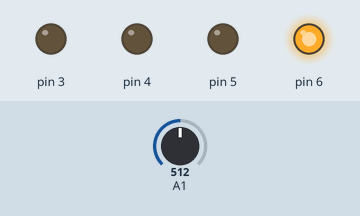
This sketch was run on a simulated Arduino Uno, built with avr-gcc and run on an emulated ATmega328P. Parts: output pins drawn as LEDs (lit = HIGH). The inputs (shaded band) are chosen by the test bench; at power-on: A1 = 512.

Above: at 1.2 s.
1.3 s: A1 set to 212
2.8 s: A1 set to 189
At 3.1 s:
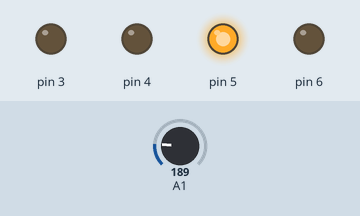
4.3 s: A1 set to 139
5.8 s: A1 set to 114
At 7.0 s:
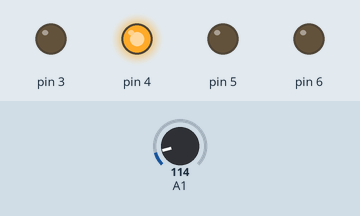
7.3 s: A1 set to 44
8.8 s: A1 set to 35
At 10.0 s:
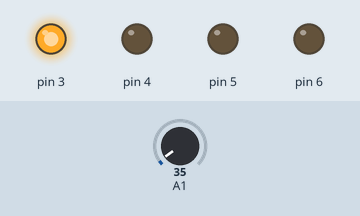
Timing chart, 0 to 11.3 s (numbered marks = the images above; inputs shaded):
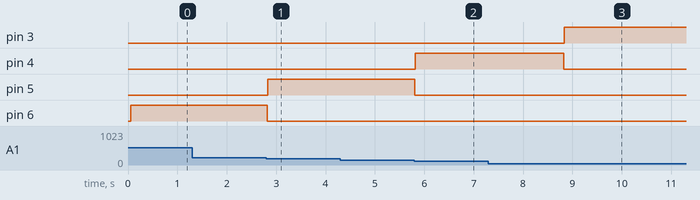

Measured:
- the behaviour switches between 205 and 204 on A1 (found by bisection; images 0 and 1)
- the behaviour switches between 125 and 124 on A1 (found by bisection; images 1 and 2)
- the behaviour switches between 41 and 40 on A1 (found by bisection; images 2 and 3)
- after the input at 1.3 s, every drawn part: stays the same
- after the input at 2.8 s, pin 5: LOW → HIGH at once; pin 6: HIGH → LOW at once
- after the input at 4.3 s, every drawn part: stays the same
- after the input at 5.8 s, pin 4: LOW → HIGH at once; pin 5: HIGH → LOW at once
- after the input at 7.3 s, every drawn part: stays the same
- after the input at 8.8 s, pin 3: LOW → HIGH at once; pin 4: HIGH → LOW at once

The sketch:

Abgriffe.ino
```cpp
int Vsens = A1;

void setup(){
  //Serial.begin(9600);
  delay(50);
  digitalWrite(9,HIGH);
  pinMode(3, OUTPUT);
  pinMode(4, OUTPUT);
  pinMode(5, OUTPUT);
  pinMode(6, OUTPUT);
}

void loop(){

 Vsens = analogRead(A1);
 //Serial.println(Vsens);


  if (Vsens < 41) {
    digitalWrite(4, LOW);
    digitalWrite(5, LOW);
    digitalWrite(6, LOW);
    delay(10);
    digitalWrite(3, HIGH);
    delay(20);


  }

  if((Vsens > 40) && (Vsens < 125)) {
    digitalWrite(3, LOW);
    digitalWrite(5, LOW);
    digitalWrite(6, LOW);
    delay(10);
    digitalWrite(4, HIGH);
    delay(20);
      }

   if((Vsens > 124) && (Vsens < 205)) {
    digitalWrite(3, LOW);
    digitalWrite(4, LOW);
    digitalWrite(6, LOW);
    delay(10);
    digitalWrite(5, HIGH);
    delay(20);

  }
   if(Vsens > 204) {
    digitalWrite(3, LOW);
    digitalWrite(4, LOW);
    digitalWrite(5, LOW);
    delay(10);
    digitalWrite(6, HIGH);
    delay(20);

  }
}
```
